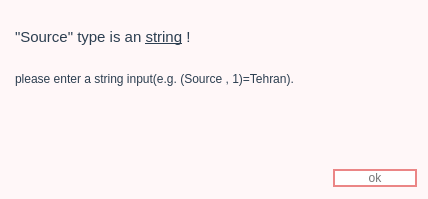
<?xml version="1.0" encoding="UTF-8"?>
<ui version="4.0">
 <class>Source_type_error</class>
 <widget class="QWidget" name="Source_type_error">
  <property name="geometry">
   <rect>
    <x>0</x>
    <y>0</y>
    <width>428</width>
    <height>199</height>
   </rect>
  </property>
  <property name="windowTitle">
   <string>Type Error</string>
  </property>
  <property name="windowIcon">
   <iconset>
    <normaloff>errors_readme/error_icon.png</normaloff>errors_readme/error_icon.png</iconset>
  </property>
  <property name="styleSheet">
   <string notr="true">background-color: rgb(255, 247, 248);</string>
  </property>
  <layout class="QGridLayout" name="gridLayout">
   <item row="0" column="0" colspan="2">
    <widget class="QTextEdit" name="textEdit">
     <property name="styleSheet">
      <string notr="true">color:#2c3e50</string>
     </property>
     <property name="frameShape">
      <enum>QFrame::NoFrame</enum>
     </property>
     <property name="horizontalScrollBarPolicy">
      <enum>Qt::ScrollBarAlwaysOff</enum>
     </property>
     <property name="tabChangesFocus">
      <bool>false</bool>
     </property>
     <property name="readOnly">
      <bool>true</bool>
     </property>
     <property name="html">
      <string>&lt;!DOCTYPE HTML PUBLIC &quot;-//W3C//DTD HTML 4.0//EN&quot; &quot;http://www.w3.org/TR/REC-html40/strict.dtd&quot;&gt;
&lt;html&gt;&lt;head&gt;&lt;meta name=&quot;qrichtext&quot; content=&quot;1&quot; /&gt;&lt;style type=&quot;text/css&quot;&gt;
p, li { white-space: pre-wrap; }
&lt;/style&gt;&lt;/head&gt;&lt;body style=&quot; font-family:'MS Shell Dlg 2'; font-size:7.8pt; font-weight:400; font-style:normal;&quot;&gt;
&lt;p style=&quot; margin-top:0px; margin-bottom:0px; margin-left:0px; margin-right:0px; -qt-block-indent:0; text-indent:0px;&quot;&gt;&lt;span style=&quot; font-size:8pt;&quot;&gt; &lt;/span&gt;&lt;/p&gt;
&lt;p style=&quot; margin-top:0px; margin-bottom:0px; margin-left:0px; margin-right:0px; -qt-block-indent:0; text-indent:0px;&quot;&gt;&lt;span style=&quot; font-size:11pt;&quot;&gt;&amp;quot;Source&amp;quot; type is an &lt;/span&gt;&lt;span style=&quot; font-size:11pt; text-decoration: underline;&quot;&gt;string&lt;/span&gt;&lt;span style=&quot; font-size:11pt;&quot;&gt; !  &lt;/span&gt;&lt;/p&gt;
&lt;p style=&quot; margin-top:0px; margin-bottom:0px; margin-left:0px; margin-right:0px; -qt-block-indent:0; text-indent:0px;&quot;&gt;&lt;span style=&quot; font-size:8pt;&quot;&gt; &lt;/span&gt;&lt;/p&gt;
&lt;p style=&quot;-qt-paragraph-type:empty; margin-top:0px; margin-bottom:0px; margin-left:0px; margin-right:0px; -qt-block-indent:0; text-indent:0px; font-size:8pt;&quot;&gt;&lt;br /&gt;&lt;/p&gt;
&lt;p style=&quot; margin-top:0px; margin-bottom:0px; margin-left:0px; margin-right:0px; -qt-block-indent:0; text-indent:0px;&quot;&gt;&lt;span style=&quot; font-size:9pt;&quot;&gt;please enter a string input(e.g. (Source , 1)=Tehran).&lt;/span&gt;&lt;/p&gt;&lt;/body&gt;&lt;/html&gt;</string>
     </property>
    </widget>
   </item>
   <item row="1" column="0">
    <spacer name="horizontalSpacer">
     <property name="orientation">
      <enum>Qt::Horizontal</enum>
     </property>
     <property name="sizeHint" stdset="0">
      <size>
       <width>40</width>
       <height>20</height>
      </size>
     </property>
    </spacer>
   </item>
   <item row="1" column="1">
    <widget class="QPushButton" name="pushButton">
     <property name="styleSheet">
      <string notr="true">QPushButton {
	
	
	font: 75 10pt &quot;Bahnschrift Condensed&quot;;
	background-color:#FFFFFF;
	color: rgb(117, 117, 117);
    border: 2px solid #Eb8686; min-width: 80px;
	border-color: #Eb8686; 
    border-radius: 10px;
}

QPushButton:pressed {
    background-color: qlineargradient(x1: 0, y1: 0, x2: 0, y2: 1,
                                      stop: 0 #dadbde, stop: 1 #f6f7fa);
}

QPushButton:flat {
    border: none; /* no border for a flat push button */
}

QPushButton:default {
    border-color: navy; /* make the default button prominent */
}</string>
     </property>
     <property name="text">
      <string>ok</string>
     </property>
    </widget>
   </item>
  </layout>
 </widget>
 <resources/>
 <connections/>
</ui>
